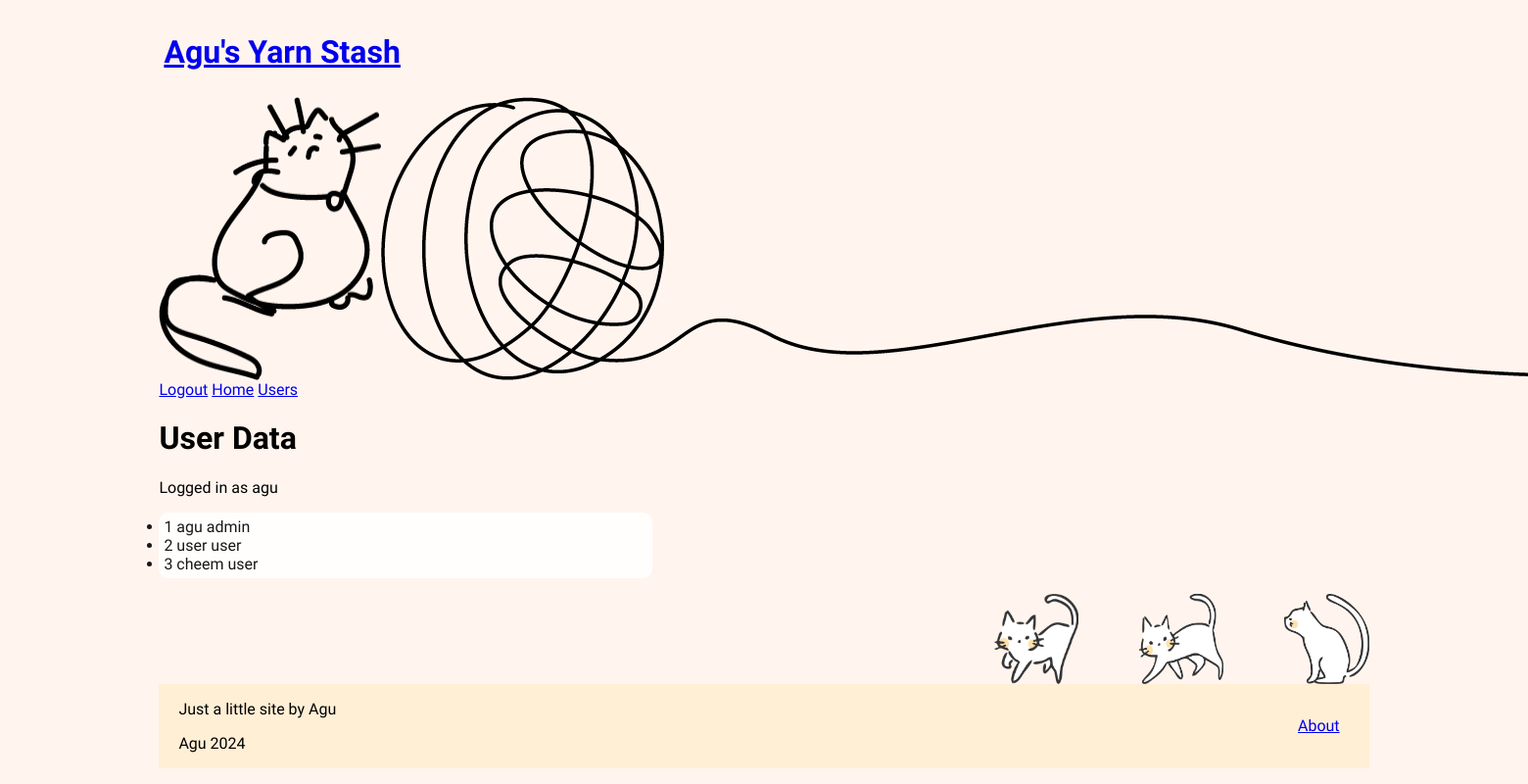
The page /php/users.php (signed in) on the database as committed earlier.
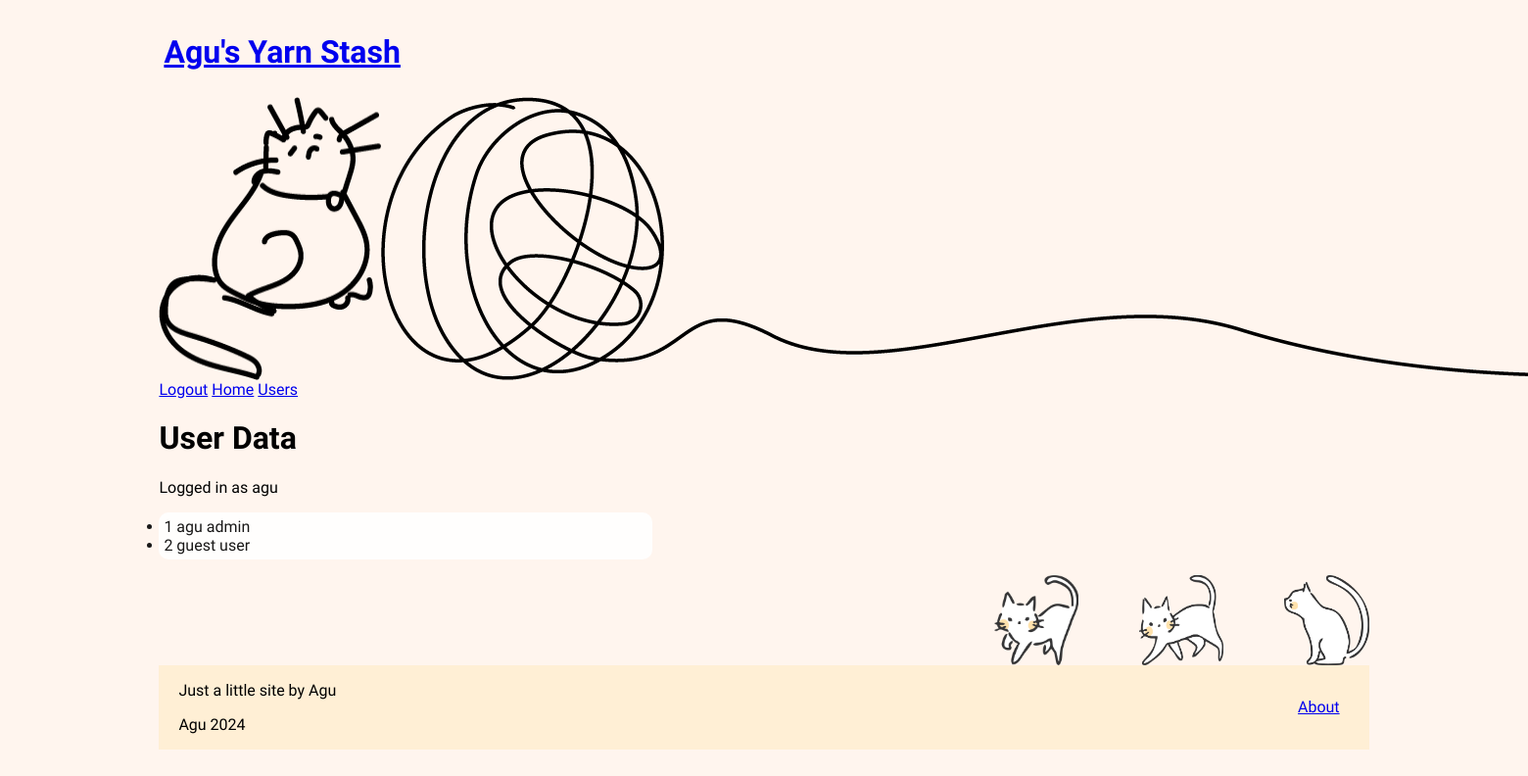
The same page on the database as committed later.
### tables this page shows
CREATE TABLE `users` (
  `userId` int(11) NOT NULL,
  `username` varchar(20) NOT NULL,
  `password` varchar(20) NOT NULL,
  `tier` varchar(20) NOT NULL
);

### php/users.php (the view)
<?php
require_once "../include/dbsessions.php";
include("../include/html-head.php");
include("../include/menu.php");
if(isset($_SESSION['loggedIn']) && $_SESSION['loggedIn']==true ){
$stmt = $pdo -> prepare("SELECT * FROM `users`;");
$stmt->execute();
?>
<body>
<content>
<h1>User Data</h1>
<article>
    Logged in as <?=$_SESSION['username']?>
</article>
<article>
<ul>
    <?php
     while($row = $stmt-> fetch()) {
        ?><li><?= $row["userId"] ?>
        <?= $row["username"] ?>
        <?= $row["tier"]?>
        </li>
        <?php } ?>
     </ul>
</content>
<?php include("../include/footer.php");
    }else{
        include("../include/access-denied.php");
    }
    ?>
</body>
</html>

### include/html-head.php (shortened to what this page needs)
<!DOCTYPE html>
<html lang="en">
<head>
<link rel="stylesheet" href="../main.css">
</head>

### include/menu.php
<content>
<div class="title">
    <h1> <a href="../php/home.php">Agu's Yarn Stash</a>
    </h1>
</div>
<div id="menupics">
<img id="cat" src="../assets/mao.png">
<img id="ball" src="../assets/lineyarn.png">
</div>
<div class="links">
    <?php
    if(isset($_SESSION['loggedIn']) && $_SESSION['loggedIn']==true ){ ?>
        <a href="../php/logout.php">Logout</a>
        <a href="../php/home.php">Home</a>
        <?php if($_SESSION['tier']=="admin"){ ?>
        <a href= "../php/users.php">Users</a>
    <?php }
    } else { ?>
        <a href="../php/login.php">Log in</a>
    <?php } ?>
</div>
</content>

### include/footer.php
<section>
<div id="catbox">
<img class="footerCat" src="../assets/cat1.png">
<img class="footerCat" src="../assets/cat3.png">
<img class="footerCat" src="../assets/cat4.png">
</div>
<section id="footer">
    <div>
    <p>Just a little site by Agu</p>
    <p>Agu 2024</p>
    </div>
    <div id="aboutdiv">
    <a href="../include/about.php">About</a>
    </div>
</section>
</section>

### main.css (style rules this page uses)
body { font-family: "Quicksand", "sans-serif"; background-color: #FFF5EE; height: 100%; display: flex; flex-direction: column; }
content { margin-left: 10%; margin-right: 10%; }
#menupics { display: flex; flex-direction: row; }
#footer { background-color: papayawhip; padding-left: 20px; width: 100%; box-sizing: border-box; position: relative; margin-left: 0; margin-right: 0; box-sizing: border-box; display: flex; flex-direction: row; justify-content: space-between; align-items: center; }
#aboutdiv { padding-right: 30px; }
.footerCat { width:7%; }
#catbox { display: flex; flex-direction: row; justify-content: end; gap: 5%; }
.title { padding: 5px; }
ul { background-color: white; border-radius: 10px; width: 40%; opacity: 90%; padding: 5px; }
#cat { width: 100%; position: relative; }
#ball { position: relative; }

Rows that differ between the two databases and show on the page:
removed users: userId "3", username "cheem", tier "user"
changed users "user": username "user" → "guest"
